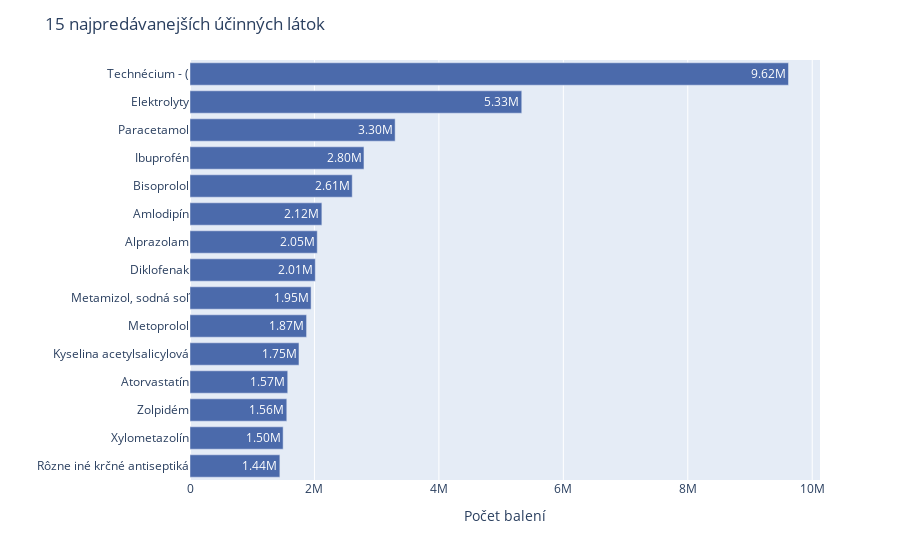

Notebook code cell kept with this figure:
### Code cell
#fig = px.bar(atc7.sort_values(by='Počet_balení'), x='Počet_balení', y='ATC7_popis', orientation='h', text='Počet_balení', color_discrete_sequence=['#345C66'])
fig = px.bar(atc7.sort_values(by='Počet_balení'), x='Počet_balení', y='ATC7_popis', orientation='h', text='Počet_balení', color_discrete_sequence=[modra])
fig.update_traces(texttemplate='%{text:.3s}', textposition='inside')
fig.update_layout(uniformtext_minsize=8, uniformtext_mode='hide', title= '15 najpredávanejších účinných látok')
fig.update_xaxes(title='Počet balení')
fig.update_yaxes(title=' ')
fig.show()

### Figure 1 — Plotly figure (JSON) as saved in the notebook; plotly's stock layout.template omitted (floating-point values rounded to 4 significant figures)
{"data": [{"alignmentgroup": "True", "hovertemplate": "Počet_balení=%{text}<br>ATC7_popis=%{y}<extra></extra>", "legendgroup": "", "marker": {"color": "#4B6AAB"}, "name": "", "offsetgroup": "", "orientation": "h", "showlegend": false, "text": [1444000.0, 1497000.0, 1555000.0, 1571000.0, 1751000.0, 1874000.0, 1946000.0, 2014000.0, 2045000.0, 2119000.0, 2607000.0, 2796000.0, 3297000.0, 5332000.0, 9618000.0], "textposition": "inside", "texttemplate": "%{text:.3s}", "type": "bar", "x": [1444000.0, 1497000.0, 1555000.0, 1571000.0, 1751000.0, 1874000.0, 1946000.0, 2014000.0, 2045000.0, 2119000.0, 2607000.0, 2796000.0, 3297000.0, 5332000.0, 9618000.0], "xaxis": "x", "y": ["Rôzne iné krčné antiseptiká", "Xylometazolín", "Zolpidém", "Atorvastatín", "Kyselina acetylsalicylová", "Metoprolol", "Metamizol, sodná soľ", "Diklofenak", "Alprazolam", "Amlodipín", "Bisoprolol", "Ibuprofén", "Paracetamol", "Elektrolyty", "Technécium - ("], "yaxis": "y"}], "layout": {"barmode": "relative", "legend": {"tracegroupgap": 0}, "margin": {"t": 60}, "title": {"text": "15 najpredávanejších účinných látok"}, "uniformtext": {"minsize": 8, "mode": "hide"}, "xaxis": {"anchor": "y", "domain": [0, 1], "title": {"text": "Počet balení"}}, "yaxis": {"anchor": "x", "domain": [0, 1], "title": {"text": " "}}}}
